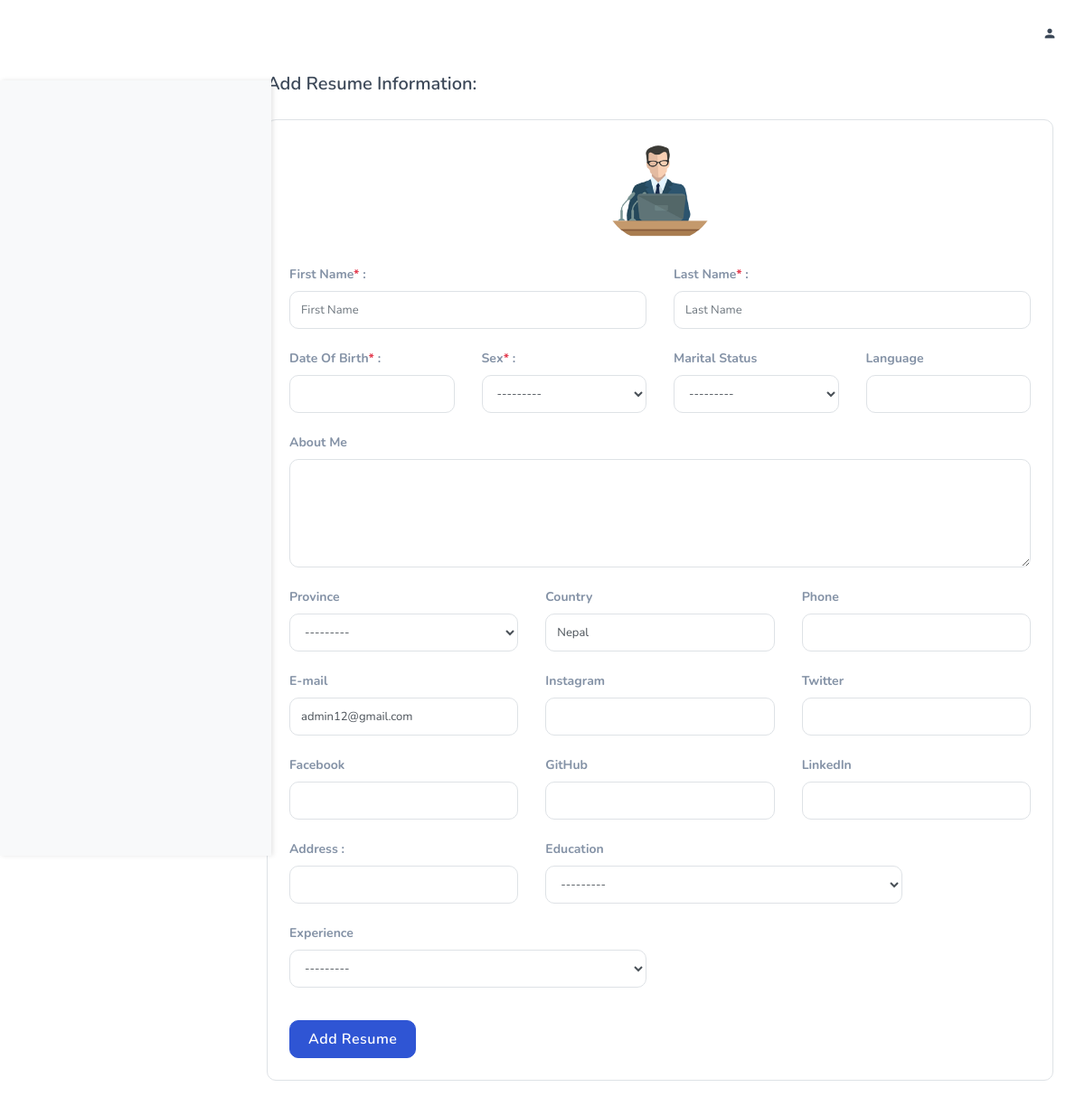
Page /resume/add_resume/ (signed in) on the earlier database version.
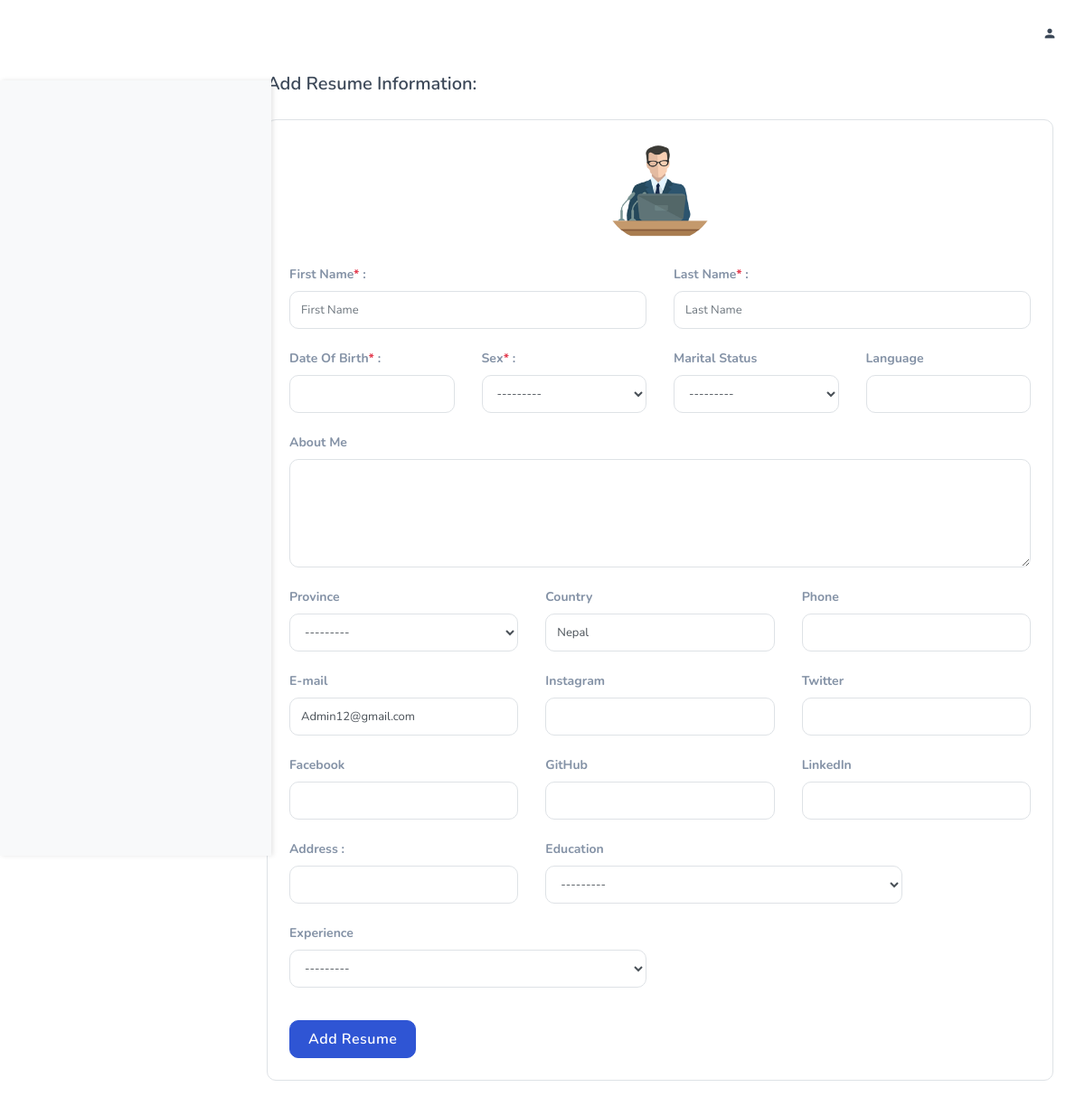
Same page on the later database version.
### accounts/models.py (models this page shows)
class User(AbstractUser):
  email = models.EmailField(unique = True, null=False)
  has_company = models.BooleanField(default=False)
  has_resume = models.BooleanField(default=False)
  is_recruiter = models.BooleanField(default=False)
  is_candidate = models.BooleanField(default=False)

### resume/views.py (the view)
# urls.py: path('add_resume/', views.add_resume,name ='add_resume'),
def add_resume(request):
    if request.method == 'POST':
        form = CreateResumeForm(request.POST)
        if form.is_valid():
            resume = form.save(commit=False)
            resume.user = request.user
            user = User.objects.get(id=request.user.pk)
            user.has_resume = True
            resume.save()
            user.save()
            messages.success(request, "You have added your resume")
            return redirect(reverse('resume:resume_details', args=[resume.pk]))
        else:
            messages.warning(request, 'Something went wrong. Please check the form.')
            return render(request, 'resume/add_resume.html', {'form': form})
    else:
        form = CreateResumeForm()
    return render(request, 'resume/add_resume.html', {'form': form})

### resume/forms.py
class CreateResumeForm(forms.ModelForm):
  class Meta:
    model = Resume
    exclude = ['user']

### templates/resume/add_resume.html (shortened to what the changed rows need)
{% extends "base.html" %}
{% load static %}
{% load widget_tweaks %}
{% block content %}
<section class="section">
    <div class="container">
        <div class="row">
            <div class="col-12 mt-3">
                <div class="custom-form p-4 border rounded">
                    <form method="post" action="{% url 'resume:add_resume' %}">
                        <div class="row mt-4">
                            <div class="col-md-4">
                                <div class="form-group app-label">
                                    <label class="text-muted">E-mail</label>
                                    <input id="e-mail" type="email" name="email" class="form-control resume"
                                           placeholder="Email ID" value="{{ request.user.email }}" readonly>
                                </div>
                            </div>
                        </div>
                    </form>
                </div>
            </div>
        </div>
    </div>
</section>
{% endblock content %}

Differences in the rows shown:
changed User: email "admin12@gmail.com" → "Admin12@gmail.com"
